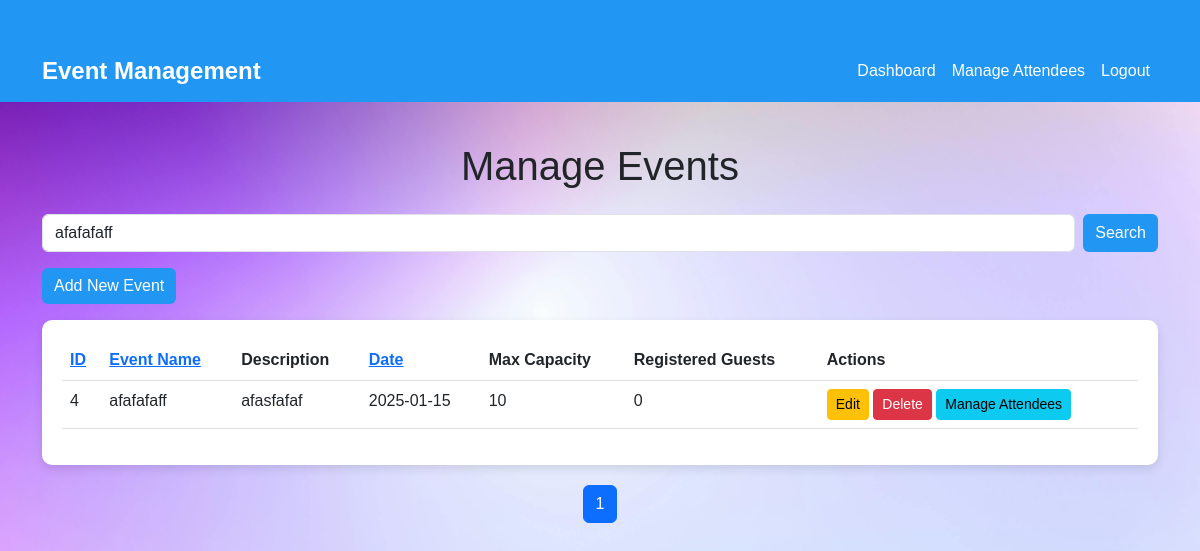
/events.php?filter=afafafaff (signed in), run on the app's committed database.
### tables this page shows
CREATE TABLE `events` (
  `id` int(11) NOT NULL,
  `event_name` varchar(255) DEFAULT NULL,
  `event_desc` text DEFAULT NULL,
  `event_date` date NOT NULL,
  `max_capacity` int(11) NOT NULL,
  `current_attendees` int(11) NOT NULL DEFAULT 0,
  `created_by` int(11) NOT NULL
);

### events.php (the view, shortened to what this page needs)
<?php
require 'config.php';
$limit = 10;
$page = isset($_GET['page']) ? $_GET['page'] : 1;
$start = ($page - 1) * $limit;
$sort_by = isset($_GET['sort_by']) ? $_GET['sort_by'] : 'event_date';
$sort_order = isset($_GET['sort_order']) ? $_GET['sort_order'] : 'ASC';
$filter = isset($_GET['filter']) ? $_GET['filter'] : '';
$stmt = $conn->prepare("SELECT e.*, (SELECT COUNT(*) FROM attendees a WHERE a.event_id = e.id) AS registered_guests FROM events e WHERE e.event_name LIKE ? ORDER BY $sort_by $sort_order LIMIT ?, ?");
$filter_param = "%$filter%";
$stmt->bind_param("sii", $filter_param, $start, $limit);
$stmt->execute();
$result = $stmt->get_result();
$total_stmt = $conn->prepare("SELECT COUNT(*) FROM events WHERE event_name LIKE ?");
$total_stmt->bind_param("s", $filter_param);
$total_stmt->execute();
$total_result = $total_stmt->get_result();
$total_events = $total_result->fetch_row()[0];
$total_pages = ceil($total_events / $limit);
?>
<!DOCTYPE html>
<html lang="en">
<head>
    <link href="https://cdn.jsdelivr.net/npm/bootstrap@5.3.0/dist/css/bootstrap.min.css" rel="stylesheet">
    <link rel="stylesheet" href="assets/css/style.css">
</head>
<body>
<nav class="navbar navbar-expand-lg">
    <div class="container">
        <a class="navbar-brand" href="dashboard.php">Event Management</a>
        <div class="collapse navbar-collapse" id="navbarNav">
            <ul class="navbar-nav ms-auto">
                <li class="nav-item">
                    <a class="nav-link" href="dashboard.php">Dashboard</a>
                </li>
                <li class="nav-item">
                    <a class="nav-link" href="attendees.php">Manage Attendees</a>
                </li>
                <li class="nav-item">
                    <a class="nav-link" href="logout.php">Logout</a>
                </li>
            </ul>
        </div>
    </div>
</nav>
<div class="container">
    <h1 class="text-center mb-4">Manage Events</h1>
    <div class="mb-3 d-flex">
        <input type="text" id="filter" class="form-control me-2" placeholder="Filter by event name" value="<?= htmlspecialchars($filter) ?>">
        <button id="searchButton" class="btn btn-custom">Search</button>
    </div>
    <button class="btn btn-custom mb-3" data-bs-toggle="modal" data-bs-target="#addEventModal">Add New Event</button>
    <div class="table-container">
        <table class="table table-hover">
            <thead>
                <tr>
                    <th><a href="#" class="sort" data-sort="id">ID</a></th>
                    <th><a href="#" class="sort" data-sort="event_name">Event Name</a></th>
                    <th>Description</th>
                    <th><a href="#" class="sort" data-sort="event_date">Date</a></th>
                    <th>Max Capacity</th>
                    <th>Registered Guests</th>
                    <th>Actions</th>
                </tr>
            </thead>
            <tbody>
                <?php while ($row = $result->fetch_assoc()): ?>
                <tr>
                    <td><?= $row['id'] ?></td>
                    <td><?= htmlspecialchars($row['event_name']) ?></td>
                    <td><?= htmlspecialchars($row['event_desc']) ?></td>
                    <td><?= $row['event_date'] ?></td>
                    <td><?= $row['max_capacity'] ?></td>
                    <td><?= $row['registered_guests'] ?></td>
                    <td>
                        <a href="edit_event.php?id=<?= $row['id'] ?>" class="btn btn-warning btn-sm">Edit</a>
                        <a href="delete_event.php?id=<?= $row['id'] ?>" class="btn btn-danger btn-sm" onclick="return confirm('Are you sure you want to delete this event?')">Delete</a>
                        <button class="btn btn-info btn-sm" data-bs-toggle="modal" data-bs-target="#attendeesModal" data-eventid="<?= $row['id'] ?>" data-eventname="<?= htmlspecialchars($row['event_name']) ?>">Manage Attendees</button>
                    </td>
                </tr>
                <?php endwhile; ?>
            </tbody>
        </table>
    </div>
    <nav>
        <ul class="pagination justify-content-center">
            <?php for ($i = 1; $i <= $total_pages; $i++): ?>
                <li class="page-item <?= ($i == $page) ? 'active' : '' ?>">
                    <a class="page-link" href="?page=<?= $i ?>&sort_by=<?= $sort_by ?>&sort_order=<?= $sort_order ?>&filter=<?= htmlspecialchars($filter) ?>"><?= $i ?></a>
                </li>
            <?php endfor; ?>
        </ul>
    </nav>
</div>
</body>
</html>

### events.php (style rules this page uses)
body { font-family: 'Arial', sans-serif; background: url('assets/images/eventBg.jpg') no-repeat center center fixed; background-size: cover; position: relative; overflow: hidden; }
.navbar { background-color: #2196f3; }
.navbar-brand { color: #fff !important; font-weight: bold; font-size: 1.5rem; }
.navbar-nav .nav-link { color: #fff !important; }
.container { margin-top: 40px; }
.btn-custom { background-color: #2196f3; color: white; border: none; }
.table-container { background: white; padding: 20px; border-radius: 10px; box-shadow: 0 4px 10px rgba(0, 0, 0, 0.1); }
.pagination { margin-top: 20px; }

### data on the page
events: id "4", event_name "afafafaff", event_desc "afasfafaf", event_date "2025-01-15", max_capacity "10", registered_guests "0"
